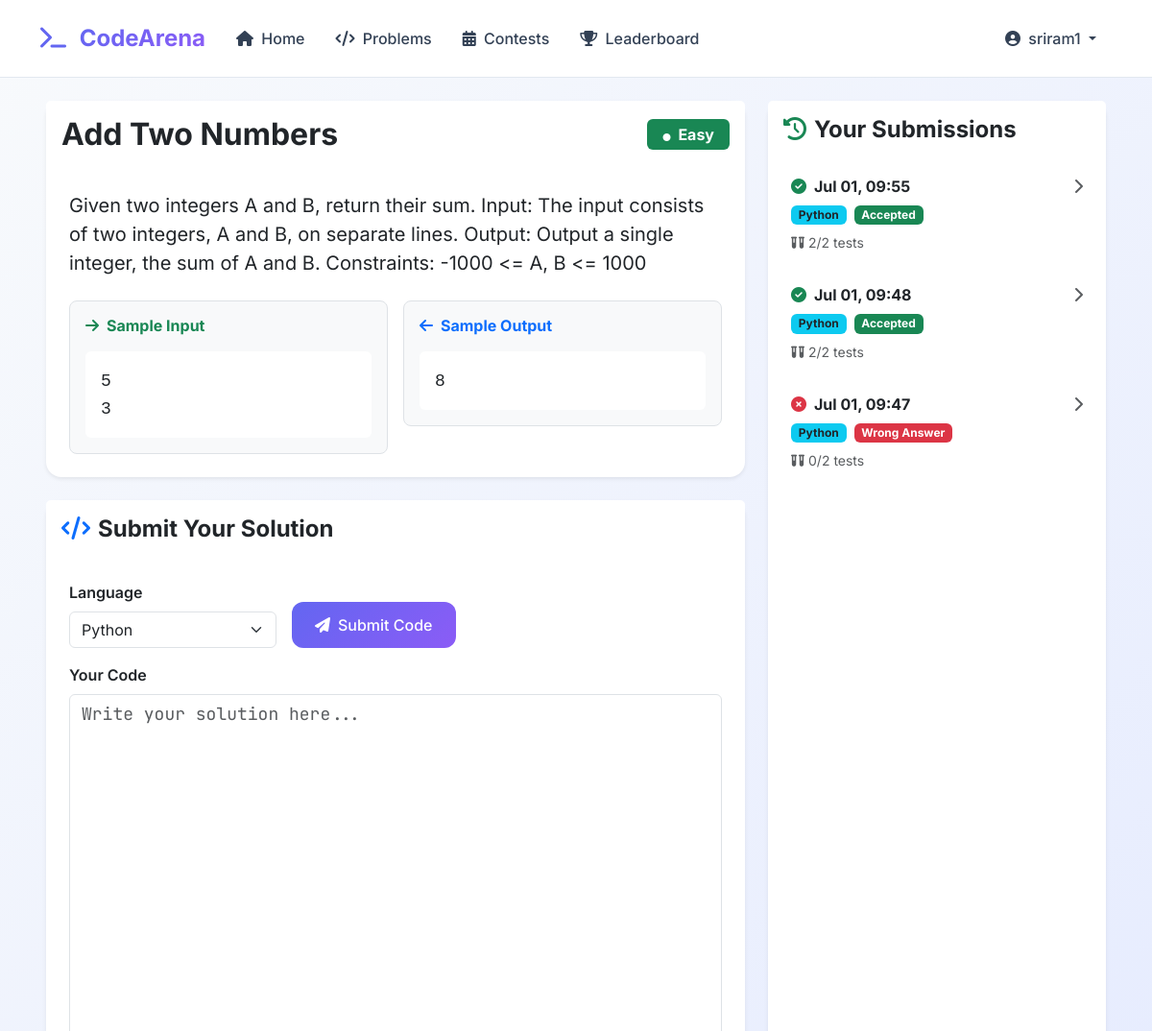
Page /problems/1/ (signed in, upper part) on the earlier database version.
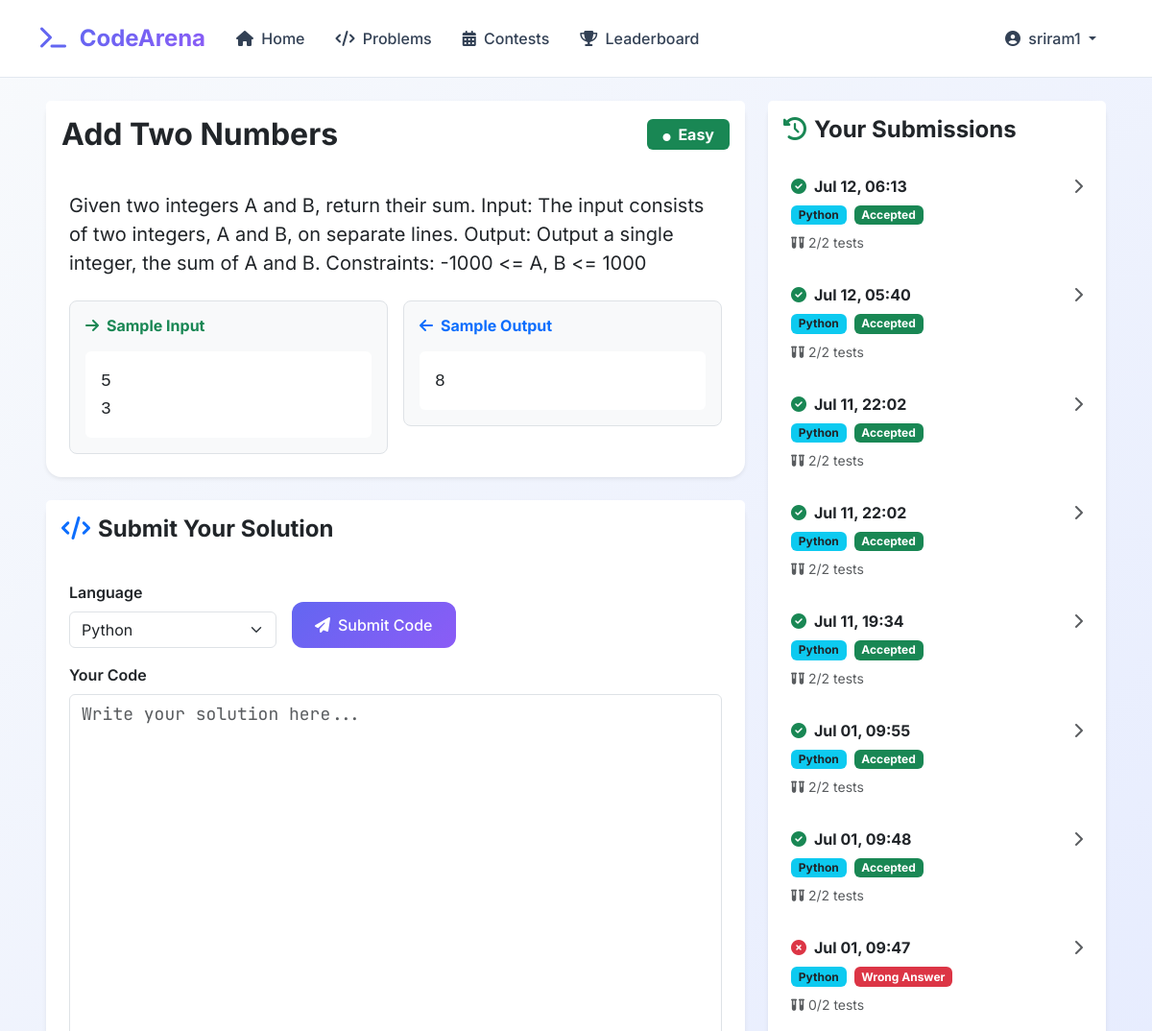
Same page on the later database version.
### problems/models.py (models this page shows, shortened)
class TestCase(models.Model):
    problem = models.ForeignKey(
        Problem,
        on_delete=models.CASCADE,
        related_name="test_cases",
        help_text="The problem this testcase belongs to."
    )
    input_data = models.TextField(help_text="Input for the test case.")
    expected_output = models.TextField(help_text="Expected output for the testcase")
    is_hidden = models.BooleanField(
        default=True,
        help_text="If True this test case is hidden from users."
    )
    order = models.IntegerField(default=0,help_text="Order of the test case.")
    class Meta:
        verbose_name = "Test Case"
        verbose_name_plural = "Test Cases"
        unique_together = ('problem', 'order') # Ensures unique ordering per problem
        ordering = ['order']

### submissions/models.py (models this page shows, shortened)
class Submission(models.Model):
    user = models.ForeignKey(
        CustomUser,
        on_delete=models.CASCADE,
        related_name='submissions',
        help_text="The user who made this submission."
    )
    problem = models.ForeignKey(
        Problem,
        on_delete=models.CASCADE,
        related_name='submissions',
        help_text="The problem this submission is for."
    )
    code = models.TextField(help_text="The submitted code.")
    language = models.CharField(max_length=50, help_text="Programming language used (e.g., 'python', 'cpp', 'java').")
    status_choices = (
        ('pending', 'Pending'),
        ('processing', 'Processing'),
        ('finished', 'Finished'),
    )
    status = models.CharField(
        max_length=20,
        choices=status_choices,
        default='pending',
        help_text="Current status of the submission evaluation."
    )
    final_verdict_choices = (
        ('accepted', 'Accepted'),
        ('wrong_answer', 'Wrong Answer'),
        ('time_limit_exceeded', 'Time Limit Exceeded'),
        ('memory_limit_exceeded', 'Memory Limit Exceeded'),
        ('runtime_error', 'Runtime Error'),
        ('compilation_error', 'Compilation Error'),
        ('pending', 'Pending Evaluation'), # Should match status_choices 'pending'
    )
    final_verdict = models.CharField(
        max_length=50,
        choices=final_verdict_choices,
        default='pending',
        help_text="Final verdict of the submission."
    )
    passed_test_cases = models.IntegerField(
        default=0,
        blank=True,
        null=True,
        help_text="Number of test cases passed."
    )
    total_test_cases = models.IntegerField(
        default=0,
        blank=True,
        null=True,
        help_text="Total number of test cases for the problem."
    )
    error_message = models.TextField(
        blank=True,
        null=True,
        help_text="Error message if compilation or runtime error occurred."
    )
    submitted_at = models.DateTimeField(auto_now_add=True)
    execution_time = models.FloatField(
        blank=True,
        null=True,
        help_text="Execution time in seconds."
    )
    memory_used = models.FloatField(
        blank=True,
        null=True,
        help_text="Memory used in KB or MB."
    )
    class Meta:
        verbose_name = "Submission"
        verbose_name_plural = "Submissions"
        ordering = ['-submitted_at'] # Order by most recent submission

### problems/views.py (the view)
# urls.py: path('<int:problem_id>/', views.problem_detail_view, name='detail'),
def problem_detail_view(request, problem_id):
    problem = get_object_or_404(Problem, id=problem_id)
    user_submissions = []
    if request.user.is_authenticated:
        user_submissions = Submission.objects.filter(user=request.user, problem=problem).order_by('-submitted_at')
    context = {
        'problem': problem,
        'user_submissions': user_submissions,
        'language_choices': ['Python', 'C++', 'Java'], # Hardcoded for now
    }
    return render(request, 'problems/problem_detail.html', context)

### templates/problems/problem_detail.html (shortened to what the changed rows need)
{% extends 'base.html' %}
{% block content %}
<div class="container-fluid mt-4 px-lg-5 pb-5">
    <div class="row g-4">
        <div class="col-lg-8">
            <div class="card border-0 shadow-sm mb-4">
                <div class="card-header bg-white border-0 d-flex justify-content-between align-items-center py-3">
                    <h2 class="mb-0 fw-bold text-dark">{{ problem.title|default:problem.name }}</h2>
                </div>
                <div class="card-body p-4">
                    <div class="row g-3">
                        <div class="col-md-6">
                            <div class="bg-light rounded-3 p-3 border">
                                <pre class="bg-white p-3 rounded border-0 text-dark mb-0" style="font-size: 18px; font-family: 'JetBrains Mono', monospace;"><code>{% for tc in problem.test_cases.all %}{% if not tc.is_hidden %}{{ tc.input_data }}{% endif %}{% empty %}No sample input available.{% endfor %}</code></pre>
                            </div>
                        </div>
                        <div class="col-md-6">
                            <div class="bg-light rounded-3 p-3 border">
                                <pre class="bg-white p-3 rounded border-0 text-dark mb-0" style="font-size: 18px; font-family: 'JetBrains Mono', monospace;"><code>{% for tc in problem.test_cases.all %}{% if not tc.is_hidden %}{{ tc.expected_output }}{% endif %}{% empty %}No sample output available.{% endfor %}</code></pre>
                            </div>
                        </div>
                    </div>
                </div>
            </div>
        </div>
        <div class="col-lg-4">
            <div class="card border-0 shadow-sm h-100">
                <div class="card-body p-0" style="max-height: 1500px; overflow-y: auto;">
                    <div id="userSubmissionsList">
                        {% if user_submissions %}
                            <div class="list-group list-group-flush">
                                {% for submission in user_submissions %}
                                    <a href="{% url 'submissions:detail' submission.id %}"
                                       class="list-group-item list-group-item-action border-0 px-4 py-3"
                                       id="submission-{{ submission.id }}">
                                        <div class="d-flex justify-content-between align-items-start">
                                            <div class="flex-grow-1">
                                                <div class="d-flex align-items-center mb-2">
                                                    {% if submission.final_verdict == 'accepted' %}
                                                        <i class="fas fa-check-circle text-success me-2"></i>
                                                    {% elif submission.final_verdict == 'wrong_answer' or submission.final_verdict == 'runtime_error' or submission.final_verdict == 'compilation_error' %}
                                                        <i class="fas fa-times-circle text-danger me-2"></i>
                                                    {% elif submission.final_verdict == 'time_limit_exceeded' or submission.final_verdict == 'memory_limit_exceeded' %}
                                                        <i class="fas fa-clock text-warning me-2"></i>
                                                    {% else %}
                                                        <i class="fas fa-circle-notch text-secondary me-2"></i>
                                                    {% endif %}
                                                    <strong class="text-dark">{{ submission.submitted_at|date:"M d, H:i" }}</strong>
                                                </div>
                                                <div class="d-flex gap-2 mb-2">
                                                    <span class="badge bg-info text-dark">{{ submission.language|capfirst }}</span>
                                                    <span class="badge {% if submission.final_verdict == 'accepted' %}bg-success{% elif submission.final_verdict == 'wrong_answer' or submission.final_verdict == 'runtime_error' or submission.final_verdict == 'compilation_error' %}bg-danger{% elif submission.final_verdict == 'time_limit_exceeded' or submission.final_verdict == 'memory_limit_exceeded' %}bg-warning text-dark{% else %}bg-secondary{% endif %}"
                                                          data-submission-status="{{ submission.status }}">
                                                        {{ submission.get_final_verdict_display }}
                                                    </span>
                                                </div>
                                                {% if submission.total_test_cases or submission.execution_time %}
                                                    <small class="text-muted d-block">
                                                        {% if submission.total_test_cases %}
                                                            <i class="fas fa-vials me-1"></i>{{ submission.passed_test_cases|default:0 }}/{{ submission.total_test_cases }} tests
                                                        {% endif %}
                                                    </small>
                                                {% endif %}
                                            </div>
                                            <div class="text-end">
                                                <i class="fas fa-chevron-right text-muted"></i>
                                            </div>
                                        </div>
                                    </a>
                                {% endfor %}
                            </div>
                        {% else %}
                            <div class="text-center py-5">
                                <i class="fas fa-code fa-3x text-muted mb-3 d-block"></i>
                                <h5 class="text-muted mb-3">No submissions yet</h5>
                                <p class="text-muted px-3">You haven't submitted any solutions for this problem yet. Write your code and hit submit!</p>
                            </div>
                        {% endif %}
                    </div>
                </div>
            </div>
        </div>
    </div>
</div>
{% endblock %}
{% block extra_js %}
<link rel="stylesheet" href="https://cdnjs.cloudflare.com/ajax/libs/codemirror/5.65.16/codemirror.min.css?v=20240713">
<link rel="stylesheet" href="https://cdnjs.cloudflare.com/ajax/libs/codemirror/5.65.16/theme/material-darker.min.css?v=20240713">
{% endblock %}

Differences in the rows shown:
added Submission: submitted_at "Jul 12, 06:13", language "Python", final_verdict "Accepted", passed_test_cases "2", total_test_cases "2"
added Submission: submitted_at "Jul 12, 05:40", language "Python", final_verdict "Accepted", passed_test_cases "2", total_test_cases "2"
added Submission: submitted_at "Jul 11, 22:02", language "Python", final_verdict "Accepted", passed_test_cases "2", total_test_cases "2"
added Submission: submitted_at "Jul 11, 22:02", language "Python", final_verdict "Accepted", passed_test_cases "2", total_test_cases "2"
added Submission: submitted_at "Jul 11, 19:34", language "Python", final_verdict "Accepted", passed_test_cases "2", total_test_cases "2"
